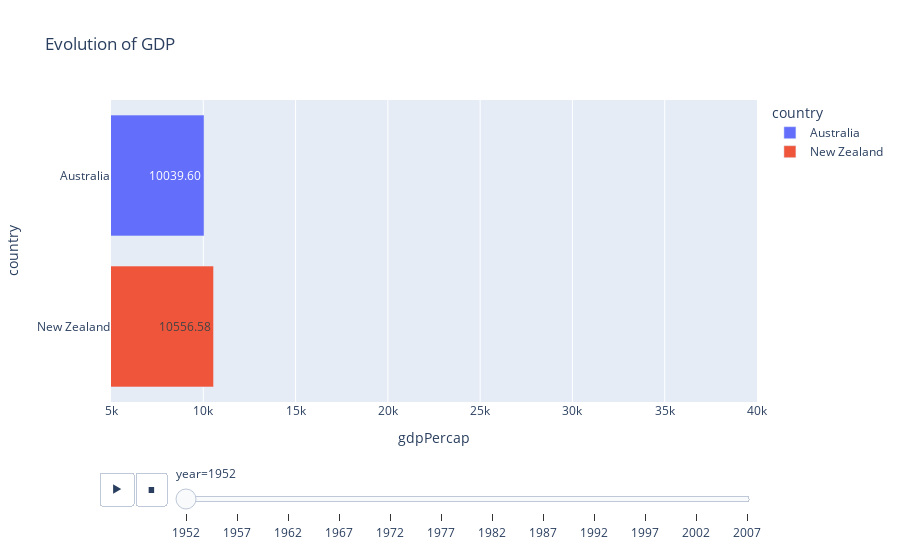

Notebook code for this chart:
### Markdown cell above
## Animating your plot

Several Plotly Express functions support the creation of animated figures through the `animation_frame` and `animation_group` arguments (https://plotly.com/python/animations/).

In order to make the animation look nicer, we will use the `orientation` argument to make the plot horizontal. In addition, the variable `gdoPercap` has too many decimals. We can change the look of the text value by using again the `update_traces()` method, which will use text comprehension to only display 2 decimals.

### Code cell
df = px.data.gapminder().query("continent=='Oceania'")

fig = px.bar(df, 
             y="country", 
             x="gdpPercap", 
             color="country",
             orientation="h", 
             animation_frame="year",
             animation_group="country",
            title="Evolution of GDP",
            text="gdpPercap", range_x=[5000, 40000])

fig.update_traces(texttemplate='%{text:.2f}')
fig.show()

### Figure 1 — Plotly figure (JSON) as saved in the notebook; plotly's stock layout.template omitted (floating-point values rounded to 4 significant figures)
{"data": [{"alignmentgroup": "True", "hovertemplate": "country=%{y}<br>year=1952<br>gdpPercap=%{text}<extra></extra>", "ids": ["Australia"], "legendgroup": "Australia", "marker": {"color": "#636efa", "pattern": {"shape": ""}}, "name": "Australia", "offsetgroup": "Australia", "orientation": "h", "showlegend": true, "text": [10040.0], "textposition": "auto", "texttemplate": "%{text:.2f}", "type": "bar", "x": [10040.0], "xaxis": "x", "y": ["Australia"], "yaxis": "y"}, {"alignmentgroup": "True", "hovertemplate": "country=%{y}<br>year=1952<br>gdpPercap=%{text}<extra></extra>", "ids": ["New Zealand"], "legendgroup": "New Zealand", "marker": {"color": "#EF553B", "pattern": {"shape": ""}}, "name": "New Zealand", "offsetgroup": "New Zealand", "orientation": "h", "showlegend": true, "text": [10560.0], "textposition": "auto", "texttemplate": "%{text:.2f}", "type": "bar", "x": [10560.0], "xaxis": "x", "y": ["New Zealand"], "yaxis": "y"}], "layout": {"barmode": "relative", "legend": {"title": {"text": "country"}, "tracegroupgap": 0}, "sliders": [{"active": 0, "currentvalue": {"prefix": "year="}, "len": 0.9, "pad": {"b": 10, "t": 60}, "steps": [{"args": [["1952"], {"frame": {"duration": 0, "redraw": true}, "fromcurrent": true, "mode": "immediate", "transition": {"duration": 0, "easing": "linear"}}], "label": "1952", "method": "animate"}, {"args": [["1957"], {"frame": {"duration": 0, "redraw": true}, "fromcurrent": true, "mode": "immediate", "transition": {"duration": 0, "easing": "linear"}}], "label": "1957", "method": "animate"}, {"args": [["1962"], {"frame": {"duration": 0, "redraw": true}, "fromcurrent": true, "mode": "immediate", "transition": {"duration": 0, "easing": "linear"}}], "label": "1962", "method": "animate"}, {"args": [["1967"], {"frame": {"duration": 0, "redraw": true}, "fromcurrent": true, "mode": "immediate", "transition": {"duration": 0, "easing": "linear"}}], "label": "1967", "method": "animate"}, {"args": [["1972"], {"frame": {"duration": 0, "redraw": true}, "fromcurrent": true, "mode": "immediate", "transition": {"duration": 0, "easing": "linear"}}], "label": "1972", "method": "animate"}, {"args": [["1977"], {"frame": {"duration": 0, "redraw": true}, "fromcurrent": true, "mode": "immediate", "transition": {"duration": 0, "easing": "linear"}}], "label": "1977", "method": "animate"}, {"args": [["1982"], {"frame": {"duration": 0, "redraw": true}, "fromcurrent": true, "mode": "immediate", "transition": {"duration": 0, "easing": "linear"}}], "label": "1982", "method": "animate"}, {"args": [["1987"], {"frame": {"duration": 0, "redraw": true}, "fromcurrent": true, "mode": "immediate", "transition": {"duration": 0, "easing": "linear"}}], "label": "1987", "method": "animate"}, {"args": [["1992"], {"frame": {"duration": 0, "redraw": true}, "fromcurrent": true, "mode": "immediate", "transition": {"duration": 0, "easing": "linear"}}], "label": "1992", "method": "animate"}, {"args": [["1997"], {"frame": {"duration": 0, "redraw": true}, "fromcurrent": true, "mode": "immediate", "transition": {"duration": 0, "easing": "linear"}}], "label": "1997", "method": "animate"}, {"args": [["2002"], {"frame": {"duration": 0, "redraw": true}, "fromcurrent": true, "mode": "immediate", "transition": {"duration": 0, "easing": "linear"}}], "label": "2002", "method": "animate"}, {"args": [["2007"], {"frame": {"duration": 0, "redraw": true}, "fromcurrent": true, "mode": "immediate", "transition": {"duration": 0, "easing": "linear"}}], "label": "2007", "method": "animate"}], "x": 0.1, "xanchor": "left", "y": 0, "yanchor": "top"}], "title": {"text": "Evolution of GDP"}, "updatemenus": [{"buttons": [{"args": [null, {"frame": {"duration": 500, "redraw": true}, "fromcurrent": true, "mode": "immediate", "transition": {"duration": 500, "easing": "linear"}}], "label": "&#9654;", "method": "animate"}, {"args": [[null], {"frame": {"duration": 0, "redraw": true}, "fromcurrent": true, "mode": "immediate", "transition": {"duration": 0, "easing": "linear"}}], "label": "&#9724;", "method": "animate"}], "direction": "left", "pad": {"r": 10, "t": 70}, "showactive": false, "type": "buttons", "x": 0.1, "xanchor": "right", "y": 0, "yanchor": "top"}], "xaxis": {"anchor": "y", "domain": [0, 1], "range": [5000, 40000], "title": {"text": "gdpPercap"}}, "yaxis": {"anchor": "x", "categoryarray": ["New Zealand", "Australia"], "categoryorder": "array", "domain": [0, 1], "title": {"text": "country"}}}}
